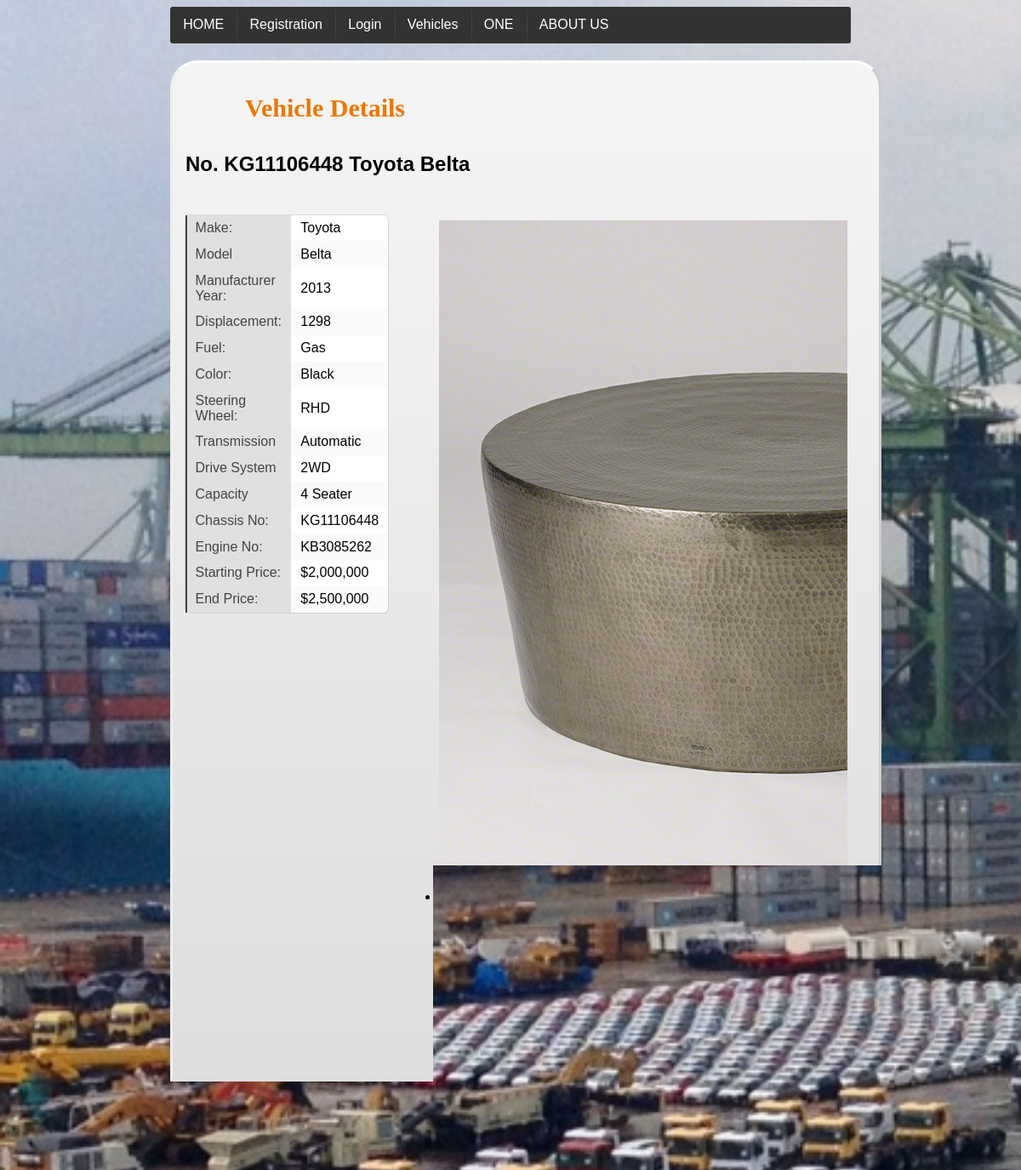
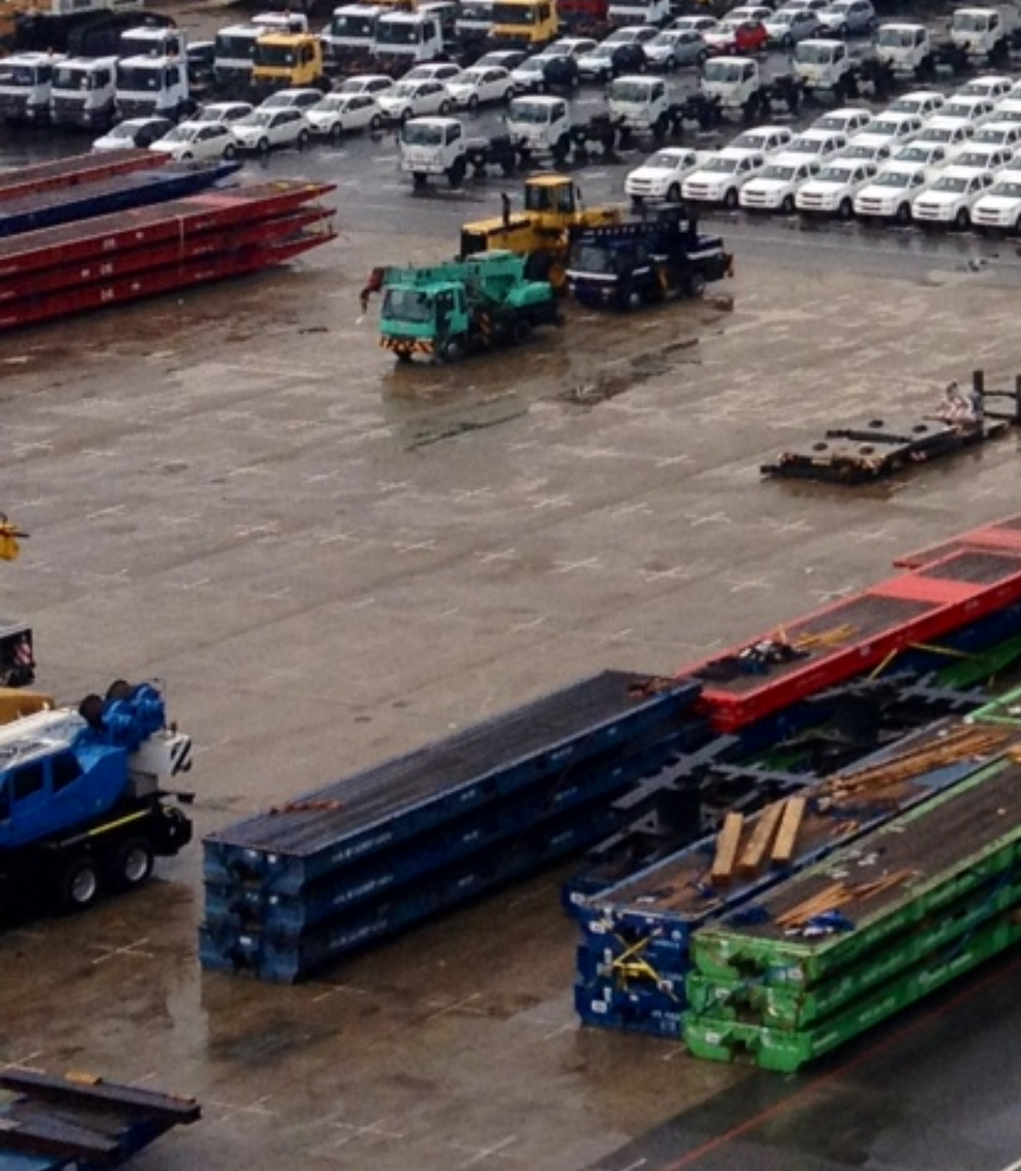
Page /vehicles/vehicle_details.php?id=KG11106448 on the committed database (2 pictures, top to bottom).
### tables this page shows
CREATE TABLE IF NOT EXISTS `vehicle` (
  `chassis_num` varchar(255) NOT NULL,
  `Make` varchar(255) NOT NULL,
  `model` varchar(233) NOT NULL,
  `year` int(20) NOT NULL,
  `color` varchar(20) NOT NULL,
  `seating` varchar(20) NOT NULL,
  `transmission` varchar(20) NOT NULL,
  `drive_side` varchar(20) NOT NULL,
  `doors` varchar(20) NOT NULL,
  `fuel_type` varchar(20) NOT NULL,
  `cc` varchar(20) NOT NULL,
  `eng_num` varchar(20) NOT NULL,
  PRIMARY KEY (`chassis_num`)
);

CREATE TABLE IF NOT EXISTS `price` (
  `chassis_num` varchar(255) NOT NULL,
  `starting_price` varchar(255) DEFAULT NULL,
  `end_price` varchar(255) DEFAULT NULL,
  PRIMARY KEY (`chassis_num`)
);

CREATE TABLE IF NOT EXISTS `vehicle_images` (
  `chassis_num` varchar(255) NOT NULL,
  `img_url` varchar(255) NOT NULL
);

### vehicles/get_vehicles.php (called while the page is built, shortened)
<?php
function get_details($num)
{
	$mysqli = new mysqli(DBHOST, DBUSER, DBPASSWORD, DBNAME);
	$sql =  "SELECT * FROM vehicle WHERE chassis_num = '$num' ";
	$resultSet = $mysqli->query($sql);
	$result= array();
	if($resultSet!=false)
	{
		while($row = $resultSet->fetch_array())
		{
			array_push($result, $row);
		}
	}
	return $result;
}
function get_price($num)
{
	$mysqli = new mysqli(DBHOST, DBUSER, DBPASSWORD, DBNAME);
	$sql =  "SELECT * FROM price WHERE chassis_num = '$num' ";
	$resultSet = $mysqli->query($sql);
	$result= array();
	if($resultSet!=false)
	{
		while($row = $resultSet->fetch_array())
		{
			array_push($result, $row);
		}
	}
	return $result;
}
function get_images($num)
{
	$mysqli = new mysqli(DBHOST, DBUSER, DBPASSWORD, DBNAME);
	$sql =  "SELECT * FROM vehicle_images WHERE chassis_num = '$num' ";
	$resultSet = $mysqli->query($sql);
	$result= array();
	if($resultSet!=false)
	{
		while($row = $resultSet->fetch_array())
		{
			array_push($result, $row);
		}
	}
	return $result;
}
?>

### vehicles/vehicle_details.php (the view, shortened to what this page needs)
<!DOCTYPE html>
<html>
	<?php
		include 'get_vehicles.php';
	?>
    <head>
        <link rel="stylesheet" href="../css/semantic.css" type="text/css" />
        <link rel="stylesheet" href="../css/style.css" type="text/css" />
        <link type="text/css" href="../css/bottom.css" rel="stylesheet" />
    </head>
    <body>
    	<div class="container">
	    	<div class="ui inverted menu">
                <?php if (!isset($_SESSION['user'])): ?>
                    <a class="item" href="http://<?php echo SERVER;?>/auction/">HOME</a></li>
                    <a class="item" href="http://<?php echo SERVER;?>/auction/registration/registration.php">Registration</a>
                    <a class="item" href="http://<?php echo SERVER;?>/auction/login/login.php">Login</a></li>
                    <a class="item" href="http://<?php echo SERVER;?>/auction/vehicles/vehicles.php">Vehicles</a>
                    <a class="item" href="#">ONE</a></li>
                    <a class="item" href="#">ABOUT US</a></li>
                 <?php endif; ?>
            </div>
	        <div class="content">
	        <h1>Vehicle Details</h1>
	        	<?php
	        		$chassis = $_GET["id"];
	        		$cars = get_details($chassis);
	        		$images = get_images($chassis);
	        		$price = get_price($chassis);
	        	?>
	        <h2><?php echo 'No.'.' '.$cars[0]['chassis_num'].' '.$cars[0]['Make'].' '.$cars[0]['model'];?></h2>
	        <div class="ui grid">
	        	<div class="ui five wide column">
	        		<div class="vehicle_details">
	        			<table class="ui table segment">
					 	<tbody>
						    <tr>
						      <td class="active">Make: </td>
						      <td ><?php echo $cars[0]['Make'];?></td>
						    </tr>
						    <tr>
						      <td class="active">Model</td>
						      <td><?php echo $cars[0]['model'];?></td>
						    </tr>
						     <tr>
						      <td class="active">Manufacturer Year: </td>
						      <td><?php echo $cars[0]['year'];?></td>
						    </tr>
						    <tr>
						      <td class="active">Displacement:</td>
						      <td><?php echo $cars[0]['cc'];?></td>
						    </tr>
						     <tr>
						      <td class="active">Fuel:</td>
						      <td><?php echo $cars[0]['fuel_type'];?></td>
						    </tr>
						    <tr>
						      <td class="active">Color:</td>
						      <td><?php echo $cars[0]['color'];?></td>
						    </tr>
						    <tr>
						      <td class="active">Steering Wheel:</td>
						      <td><?php echo $cars[0]['drive_side'];?></td>
						    </tr>
						    <tr>
						      <td class="active">Transmission</td>
						      <td><?php echo $cars[0]['transmission'];?></td>
						    </tr>
						     <tr>
						      <td class="active">Drive System</td>
						      <td>2WD</td>
						    </tr>
						     <tr>
						      <td class="active">Capacity</td>
						      <td><?php echo $cars[0]['seating'];?></td>
						    </tr>
						     <tr>
						      <td class="active">Chassis No:</td>
						      <td><?php echo $cars[0]['chassis_num'];?></td>
						    </tr>
						     <tr>
						      <td class="active">Engine No: </td>
						      <td><?php echo $cars[0]['eng_num'];?></td>
						    </tr>
						     <tr>
						      <td class="active">Starting Price: </td>
						      <td><?php echo $price[0]['starting_price'];?></td>
						    </tr>
						    <tr>
						      <td class="active">End Price: </td>
						      <td><?php echo $price[0]['end_price'];?></td>
						    </tr>
						  </tbody>
						</table>
	        		</div>
	        	</div>
	        	<div class="ui nine wide column">
	        		<div class="pikachoose">
							<ul id="pikame" >
								<?php
									foreach ($images as $image) {
									?>
									<li><a href="http://www.pikachoose.com"><img src="<?php echo $image['img_url'];?>"/></a><span>This is an example of the basic theme.</span></li>
								<?php
									}
								?>
							</ul>
						</div>
	        	</div>
	        </div>
	        </div>
		</div>
	</body>
</html>

### css/style.css (style rules this page uses)
html { background-image:url(../img/car_port.jpg); background-repeat: no-repeat; background-size: cover; background-attachment: fixed; }
.menu { background: rgba(0,0,0,.2); }
.container { margin: 0 auto; width: 800px; }
.content { border-style: solid; border-color: #fff #ccc #999 #eee; background: #c1c1c1; background: linear-gradient(#f5f5f5, #c1c1c1); width: 800px; margin:20px auto; padding:15px; -moz-border-radius:3px; -webkit-border-radius:3px; border-top-left-radius:2em; border-top-right-radius:2em; border-bottom-right-radius:2em; border-bottom-left-radius:2em; }
h1 { line-height:1.2em; padding-left: 70px; font-size: 30px; color: #ed7700; height: 50px; font-family: 'YanoneKaffeesatzRegular'; }
.vehicle_details { margin-top: 10px; }

### css/base.css (style rules this page uses)
body { font-family:Helvetica, sans-serif; }
a { color:white; }
.pikachoose { width: 520px; margin: 0 auto;overflow: hidden; }

### rows in the picture
vehicle: chassis_num "KG11106448", Make "Toyota", model "Belta", year "2013", cc "1298", fuel_type "Gas", color "Black", drive_side "RHD", transmission "Automatic", seating "4 Seater", eng_num "KB3085262"
price: starting_price "$2,000,000", end_price "$2,500,000"
vehicle_images: img_url (picture)
vehicle_images: img_url (picture)
vehicle_images: img_url (picture)
